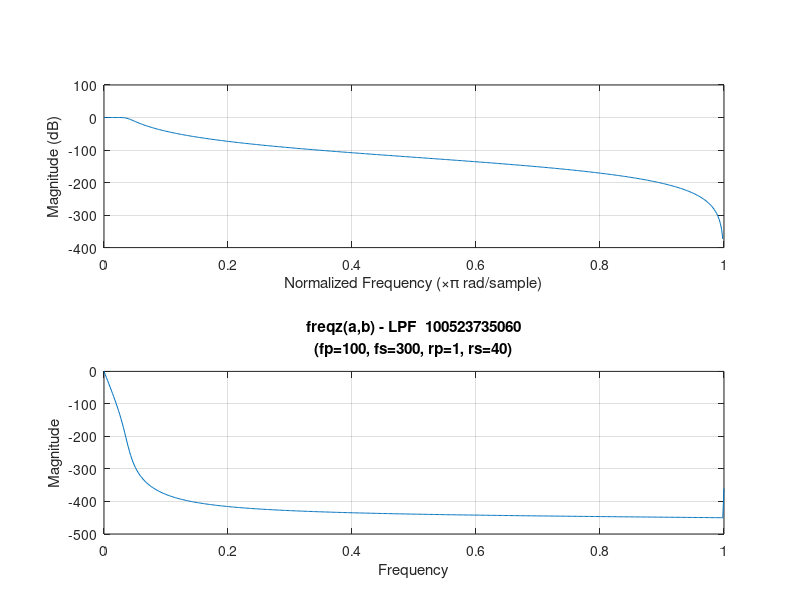
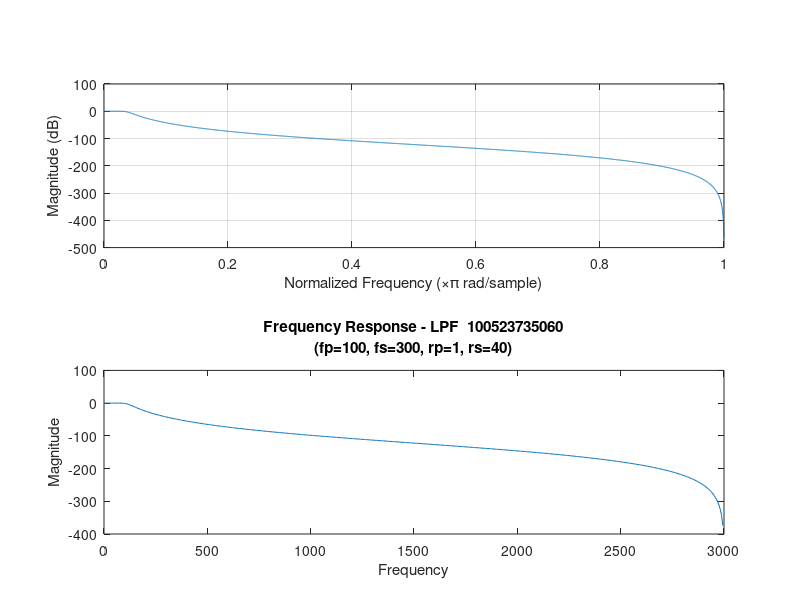

These figures' MATLAB source, in order:
clc;
clear all;
close all;

fp= 100;
fs= 300;
rp= 1;
rs= 40;

Fs=20*fs;
wp=2*fp/Fs;
ws=2*fs/Fs;

[N,wc]= buttord(wp,ws,rp,rs);
[al,bl]= butter(N,wc);

figure(1);
freqz(al, bl);
title(sprintf('freqz(a,b) - LPF  100523735060\n(fp=%d, fs=%d, rp=%d, rs=%d)', fp, fs, rp, rs));
xlabel('Frequency'); ylabel('Magnitude');

figure(2);
subplot(212);
freqz(al, bl, 4096); % Ensure consistent coefficient order
title(sprintf('freqz(a,b,4096) - LPF  100523735060\n(fp=%d, fs=%d, rp=%d, rs=%d)', fp, fs, rp, rs));
xlabel('Frequency'); ylabel('Magnitude');

subplot(212);
[H, w] = freqz(al, bl);
H_mag = abs(H);
plot(w * Fs / (2 * pi), 20 * log10(H_mag));
title(sprintf('Frequency Response - LPF  100523735060\n(fp=%d, fs=%d, rp=%d, rs=%d)', fp, fs, rp, rs));
xlabel('Frequency'); ylabel('Magnitude');

save('D:\B.E.(ECE)\semester 4\matlab programmes\LPFcoeff.mat','al','bl');

% %******
% fp= 100;
% fs= 300;
% rp= 1;
% rs= 100;
% 
% Fs=20*fs;
% wp=2*fp/Fs;
% ws=2*fs/Fs;
% 
% [N,wc]= buttord(wp,ws,rp,rs);
% [a1,b1]= butter(N,wc);
% [H,w]= freqz(a1,b1);
% H1_mag= abs(H);
% subplot(312);
% plot(w*Fs/(2*pi), 20*log10(H1_mag));
% title(sprintf('Frequency Response - LPF  100523735060\n(fp=%d, fs=%d, rp=%d, rs=%d)', fp, fs, rp, rs));
% xlabel('Frequency'); ylabel('Magnitude');
% 
% %*********
% fp= 100;
% fs= 300;
% rp= 1;
% rs= 400;
% 
% Fs=20*fs;
% wp=2*fp/Fs;
% ws=2*fs/Fs;
% 
% [N,wc]= buttord(wp,ws,rp,rs);
% [a2,b2]= butter(N,wc);
% [H,w]= freqz(a2,b2);
% H1_mag= abs(H);
% subplot(313);
% plot(w*Fs/(2*pi), 20*log10(H1_mag));
% title(sprintf('Frequency Response - LPF  100523735060\n(fp=%d, fs=%d, rp=%d, rs=%d)', fp, fs, rp, rs));
% xlabel('Frequency'); ylabel('Magnitude');
